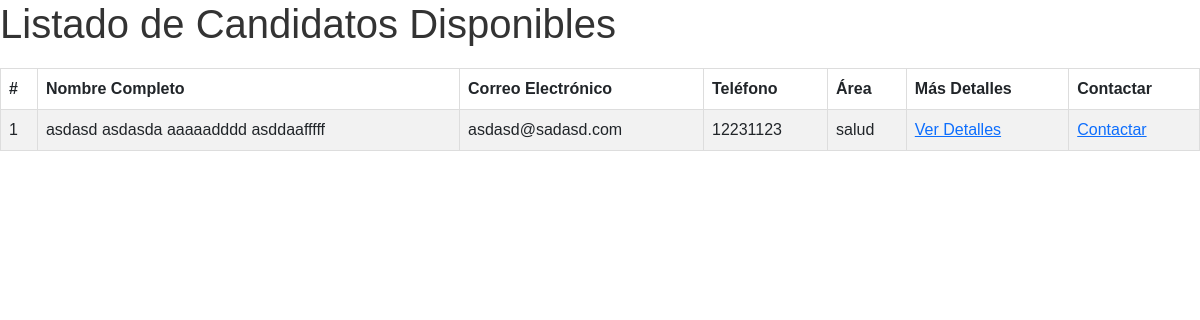
The page /App_curriculums/Home/emplst on the database as committed earlier.
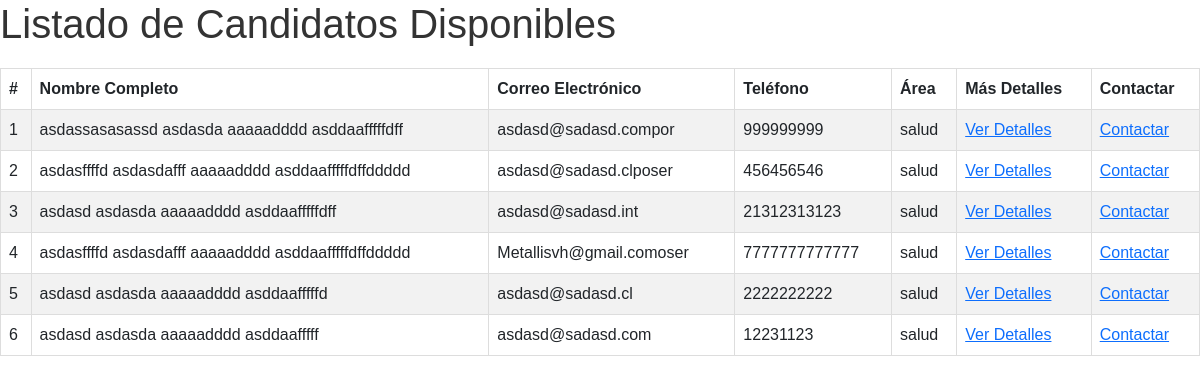
The same page on the database as committed later.
### App_curriculums/models.py (models this page shows)
class Curriculums(models.Model):
    id = models.AutoField(primary_key=True, null=False,unique=True)
    nombre_completo = models.CharField(max_length=162, null=True, blank= True)
    email = models.EmailField(max_length=254, null=False, blank=False, unique=True)
    nombre_usu = models.ForeignKey(Usuarios, on_delete=models.CASCADE, to_field='nombre_usu')
    telefono = models.IntegerField(null=True,blank=True,unique=True)
    area = models.CharField(max_length=254,blank=True,null=False,default='Area no especificada')
    puntaje = models.IntegerField(null=True, blank=True)
    deleted_at = models.DateTimeField(null=True, blank=True)

### App_curriculums/views.py (the view)
# urls.py: path('/Home/emplst',views.lista_empleados,name='Listado_empleados'),
def lista_empleados(request):
    curriculums = Curriculums.objects.all().order_by('-puntaje')
    return render(request, 'html/lista_candidatos.html', {'curriculums': curriculums})

### App_curriculums/templates/html/lista_candidatos.html (shortened to what this page needs)
{% load static %}
<!DOCTYPE html>
<html lang="es">
<head>
    <link rel="stylesheet" type="text/css" href="https://cdn.jsdelivr.net/npm/bootstrap@5.3.0/dist/css/bootstrap.min.css">
    <link rel="stylesheet" href="{% static 'App_curriculums/css/lista_candidatos.css' %}">
</head>
<body>
<h1>Listado de Candidatos Disponibles</h1>
<table class="table table-striped">
    <thead>
        <tr>
            <th>#</th>
            <th>Nombre Completo</th>
            <th>Correo Electrónico</th>
            <th>Teléfono</th>
            <th>Área</th>
            <th>Más Detalles</th>
            <th>Contactar</th>
        </tr>
    </thead>
    <tbody>
        {% for curriculum in curriculums %}
            <tr>
                <td>{{ forloop.counter }}</td>
                <td>{{ curriculum.nombre_completo }}</td>
                <td>{{ curriculum.email }}</td>
                <td>{{ curriculum.telefono }}</td>
                <td>{{ curriculum.area }}</td>
                <td><a href="#">Ver Detalles</a></td>
                <td><a href="#">Contactar</a></td>
            </tr>
        {% endfor %}
    </tbody>
</table>
</body>
</html>

### static/App_curriculums/css/lista_candidatos.css (style rules this page uses)
body { font-family: 'Arial', sans-serif; }
h1 { color: #333; }
table { width: 100%; border-collapse: collapse; margin-top: 20px; }
th, td { border: 1px solid #ddd; padding: 8px; text-align: left; }
th { background-color: #f2f2f2; }

Rows that differ between the two databases and show on the page:
added Curriculums: nombre_completo "asdassasasassd asdasda aaaaadddd asddaafffffdff", email "asdasd@sadasd.compor", telefono "999999999", area "salud"
added Curriculums: nombre_completo "asdasffffd asdasdafff aaaaadddd asddaafffffdffddddd", email "asdasd@sadasd.clposer", telefono "456456546", area "salud"
added Curriculums: nombre_completo "asdasd asdasda aaaaadddd asddaafffffdff", email "asdasd@sadasd.int", telefono "21312313123", area "salud"
added Curriculums: nombre_completo "asdasffffd asdasdafff aaaaadddd asddaafffffdffddddd", email "Metallisvh@gmail.comoser", telefono "7777777777777", area "salud"
added Curriculums: nombre_completo "asdasd asdasda aaaaadddd asddaafffffd", email "asdasd@sadasd.cl", telefono "2222222222", area "salud"
